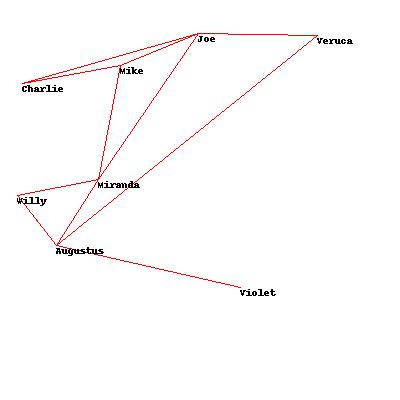

This figure's Python source:
#-*- coding:utf-8 -*-
#网络可视化
import math
import optimization


people=['Charlie','Augustus','Veruca','Violet','Mike','Joe','Willy','Miranda']

links=[('Augustus', 'Willy'), 
       ('Mike', 'Joe'), 
       ('Miranda', 'Mike'), 
       ('Violet', 'Augustus'), 
       ('Miranda', 'Willy'), 
       ('Charlie', 'Mike'), 
       ('Veruca', 'Joe'), 
       ('Miranda', 'Augustus'), 
       ('Willy', 'Augustus'), 
       ('Joe', 'Charlie'), 
       ('Veruca', 'Augustus'), 
       ('Miranda', 'Joe')]
#计算交叉线
def crosscount(v):
    # 将数字序列转换成一个person:(x,y)字典
    loc=dict([(people[i],(v[i*2],v[i*2+1])) for i in range(0,len(people))])
    total=0

    # 遍历每一对连线
    for i in range(len(links)):
        for j in range(i+1,len(links)):

            # 获取坐标位置 
            (x1,y1),(x2,y2)=loc[links[i][0]],loc[links[i][1]]
            (x3,y3),(x4,y4)=loc[links[j][0]],loc[links[j][1]]

            den=(float)((y4-y3)*(x2-x1)-(x4-x3)*(y2-y1))

            # 如果两线平行 则den==0 
            if den==0: continue

            # 否则ua与ub就是两条交叉线的分数值
            ua=(float)((x4-x3)*(y1-y3)-(y4-y3)*(x1-x3))/den
            ub=(float)((x2-x1)*(y1-y3)-(y2-y1)*(x1-x3))/den

            # 如果两条线的分数值介于0和1之间，则两线彼此交叉
            if ua>0 and ua<1 and ub>0 and ub<1:
                total+=1
        for i in range(len(people)):
            for j in range(i+1,len(people)):
                # 获得两结点的位置
                (x1,y1),(x2,y2)=loc[people[i]],loc[people[j]]

                # 计算两结点间的距离
                dist=math.sqrt(math.pow(x1-x2,2)+math.pow(y1-y2,2))
                # 对间距小于50个像素的结点进行判罚
                if dist<50:
                    total+=(1.0-(dist/50.0))

    return total
#测试网络可视化
"""
domain=[(10,370)]*(len(people)*2)
sol=optimization.randomoptimize(domain,crosscount)
print crosscount(sol)
"""
from PIL import Image,ImageDraw
#绘制网络
def drawnetwork(sol,jpeg='socialnetwork.jpeg'):
    # 建立image对象
    img=Image.new('RGB',(400,400),(255,255,255))
    draw=ImageDraw.Draw(img)

    # 建立标示位置信息的字典
    pos=dict([(people[i],(sol[i*2],sol[i*2+1])) for i in range(0,len(people))])

    #绘制连线
    for (a,b) in links:
        draw.line((pos[a],pos[b]),fill=(255,0,0))
    #绘制代表人的结点
    for n,p in pos.items():
        draw.text(p,n,(0,0,0))

    img.save(jpeg,'jpeg')

#测试绘制网络
domain=[(10,370)]*(len(people)*2)
#sol=optimization.annealingoptimize(domain,crosscount,step=50,cool=0.99)
sol=optimization.randomoptimize(domain,crosscount)
drawnetwork(sol)